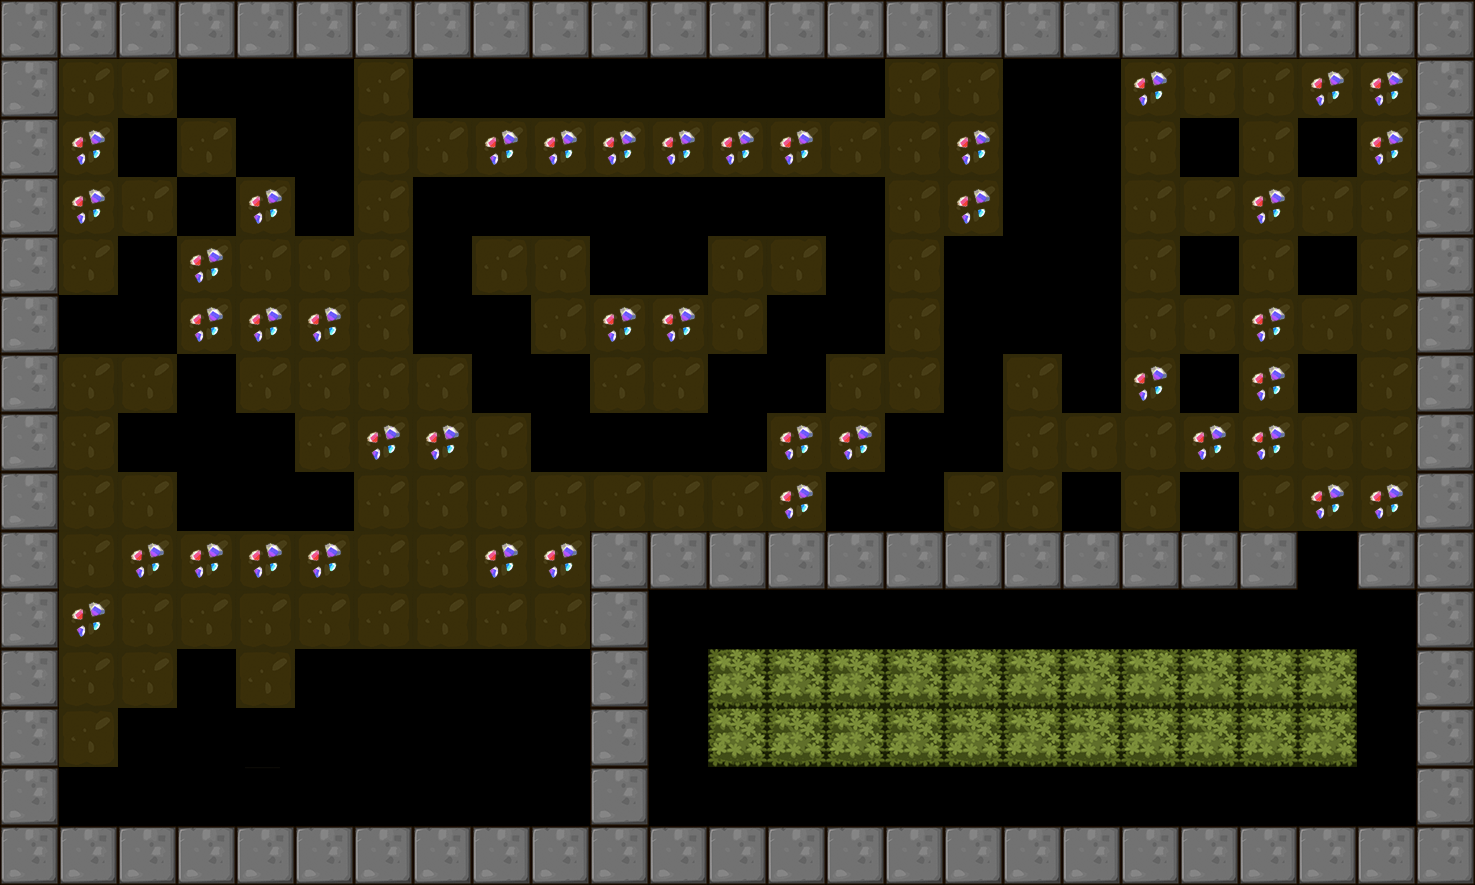

The image is a tile-based game level rendered from a .tmx file. Its description and source (layers, tilesets, objects; grid data summarised) follow:
An orthogonal 25x15 tile map with 59x59 px tiles, 1 tile layer (BackGround) and 9 objects (6x Hammer, 2x Shipper, Player).

<map version="1.0" orientation="orthogonal" renderorder="right-down" width="25" height="15" tilewidth="59" tileheight="59">
 <tileset firstgid="1" name="itemmap" tilewidth="59" tileheight="59">
  <image source="tileset2.png" trans="ff00ff" width="354" height="354" />
 </tileset>
 <layer name="BackGround" width="25" height="15">
  <data>[375 cells, 321 non-empty, 10 distinct tile ids]</data>
 </layer>
 <objectgroup name="RobotCharacter">
  <object name="Player" x="124.945" y="121.835" width="40" height="40" />
 </objectgroup>
 <objectgroup name="EnemyCharacter">
  <object name="Shipper" type="Shipper" x="712.496" y="424.232" width="40" height="40" />
  <object name="Hammer" type="Hammer" x="658.297" y="595.392" width="40" height="40" />
  <object name="Shipper" type="Shipper" x="417.207" y="187.695" width="40" height="40" />
  <object name="Hammer" type="Hammer" x="1246.7" y="593.871" width="40" height="40" />
  <object name="Hammer" type="Hammer" x="894.846" y="598.435" width="40" height="40" />
  <object name="Hammer" type="Hammer" x="772.06" y="776.44" width="40" height="40" />
  <object name="Hammer" type="Hammer" x="1008.61" y="779.483" width="40" height="40" />
  <object name="Hammer" type="Hammer" x="1360.46" y="774.919" width="40" height="40" />
 </objectgroup>
</map>
